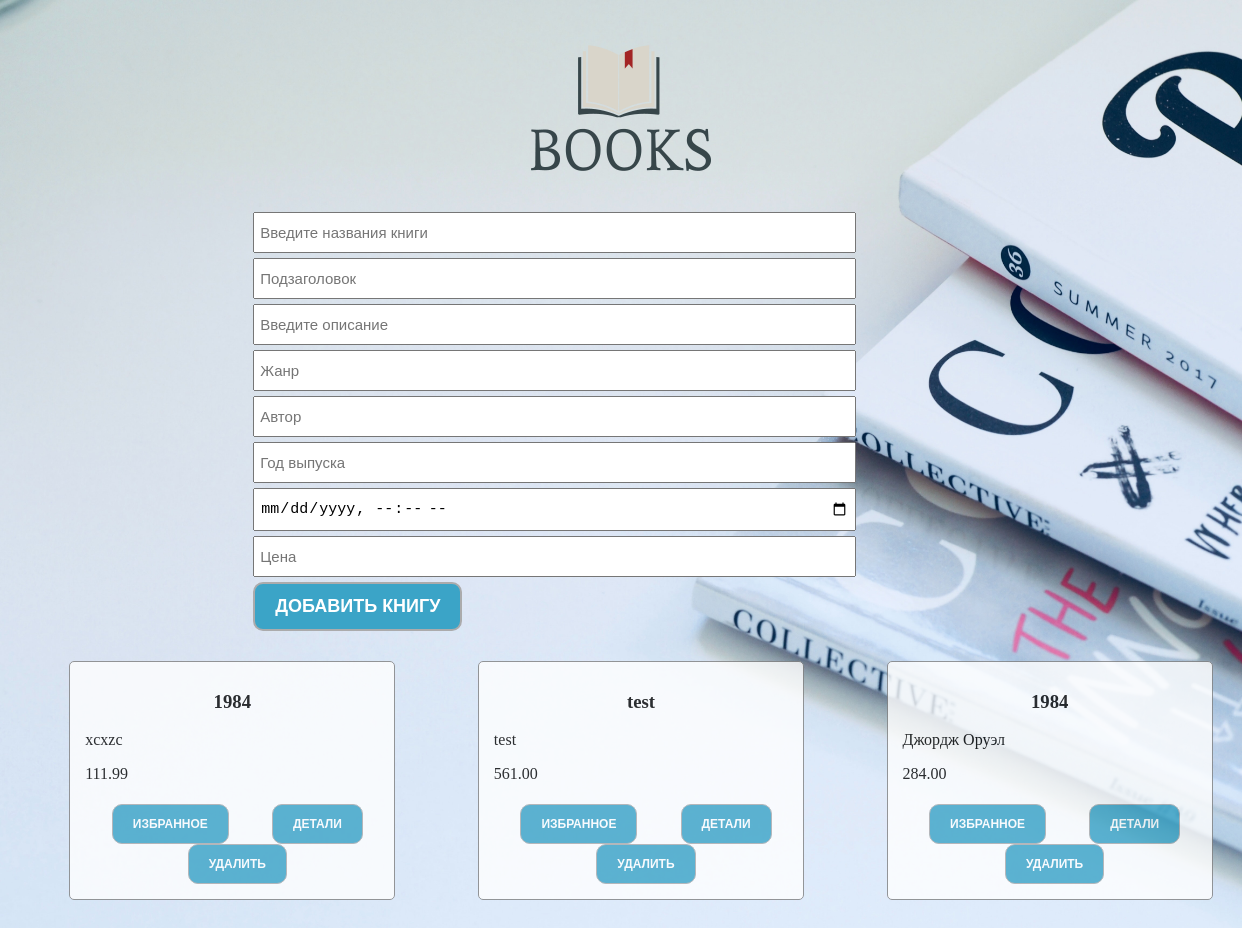
The page /books/ on the database as committed earlier.
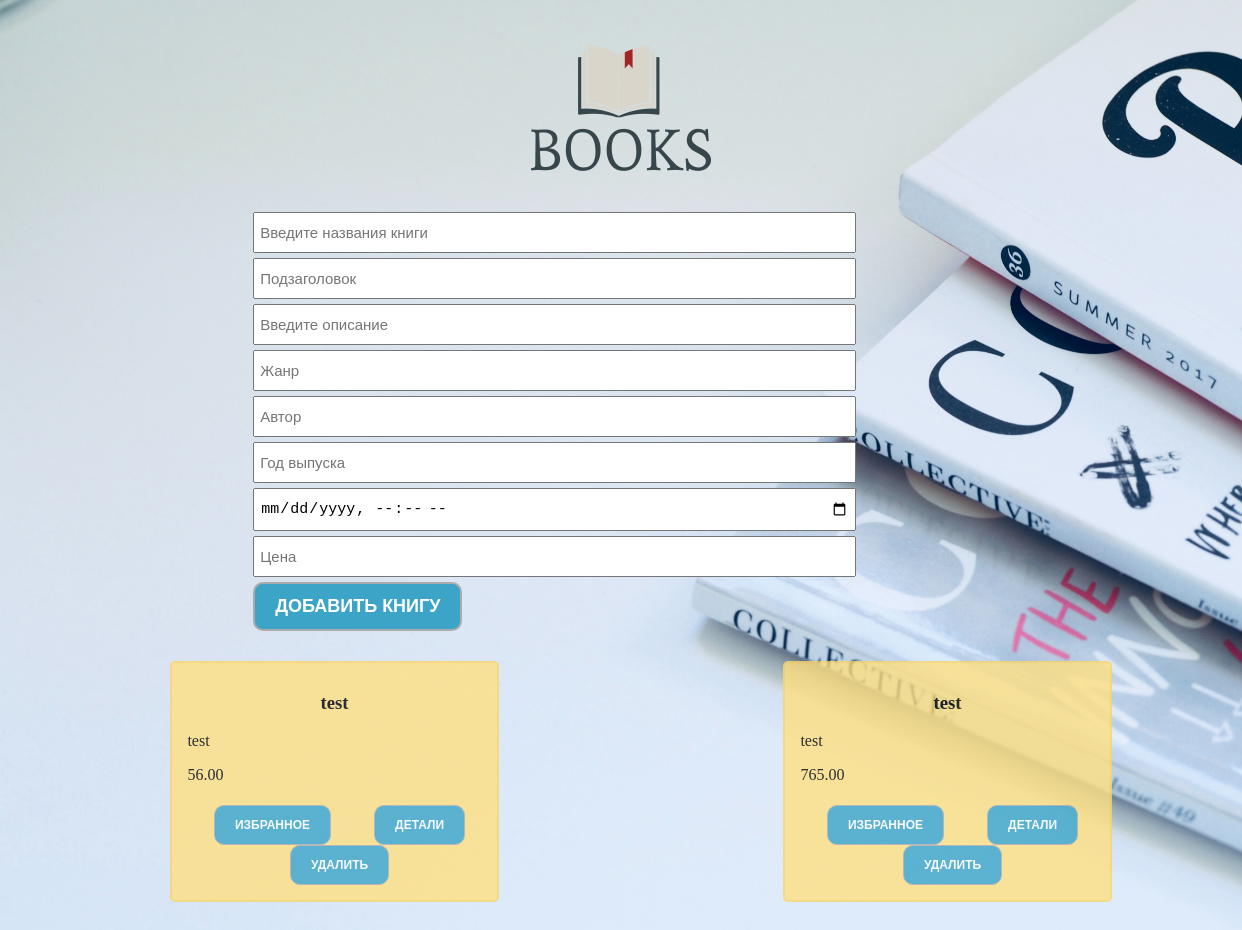
The same page on the database as committed later.
### main/models.py (models this page shows)
class Books(models.Model):
    title = models.CharField(max_length=100)
    subtitle = models.CharField(max_length=100)
    description = models.TextField()
    genre = models.CharField(max_length=100)
    author =models.CharField(max_length=100)
    year = models.IntegerField()
    date = models.DateField(auto_now_add=True)
    price = models.DecimalField(max_digits=10, decimal_places=2)
    is_fav = models.BooleanField(default=False)

### main/views.py (the view)
# urls.py: path("books/", books, name = "books"),
def books(request):
    books = Books.objects.all()
    return render(request, "books.html", {"books": books} )

### main/templates/books.html (shortened to what this page needs)
{% load static %}
<!DOCTYPE html>
<html lang="en">
<head>
    <link rel="stylesheet" href="{% static 'style/book.css' %}" />
</head>
<body background="{% static 'item/img_5.jpg'%}">
<section>
  <div class="header">
    <img src="{% static 'item/logo.png' %}"/>
 </div>
    <div class="create_container">
        <form action="{% url 'add-book' %}" method="POST">
            <input class= "create_input" type="text" placeholder="Введите названия книги"
            name = "title" /> <br>
            <input class= "create_input" type="text" placeholder="Подзаголовок"
            name = "subtitle" />  <br>
            <input class= "create_input" type="text" placeholder="Введите описание"
            name = "description" />  <br>
            <input class= "create_input" type="text" placeholder="Жанр"
            name = "genre" />  <br>
            <input class= "create_input" type="text" placeholder="Автор"
            name = "author" />  <br>
            <input class= "create_input" type="number" placeholder="Год выпуска"
            name = "year" />  <br>
            <input class= "create_input" type="datetime-local" placeholder="Дата поиска"
            name = "date" />  <br>
            <input class= "create_input" type="number" placeholder="Цена"
            name = "price" />  <br>
        <button class= "create_button"> Добавить книгу </button>
    </form>
    </div>
    <div class="book_container">
    {% for books in books %}
        <div class="book_item
            {% if books.is_fav %}
                    marked
             {% endif %} " >
            <H3>{{books.title}}</H3>
            <p>{{books.author}} </p>
            <p>{{books.price}}</p>
            <div class= "buttons">
                 <button><a href="{% url 'f-book' books.id %}">Избранное</a> </button>
                 <button><a href="{% url 'details' books.id %}">Детали</a> </button>
                 <button><a href="{% url 'delete-book' books.id %}">Удалить</a></button>
            </div>
        </div>
        {% endfor %}
    </div>
</section>
</body>
</html>

Rows that differ between the two databases and show on the page:
removed Books: title "1984", author "xcxzc", price "111.99"
removed Books: title "test", author "test", price "561.00"
removed Books: title "1984", author "Джордж Оруэл", price "284.00"
added Books: title "test", author "test", price "56.00", is_fav True (drawn)
added Books: title "test", author "test", price "765.00", is_fav True (drawn)
